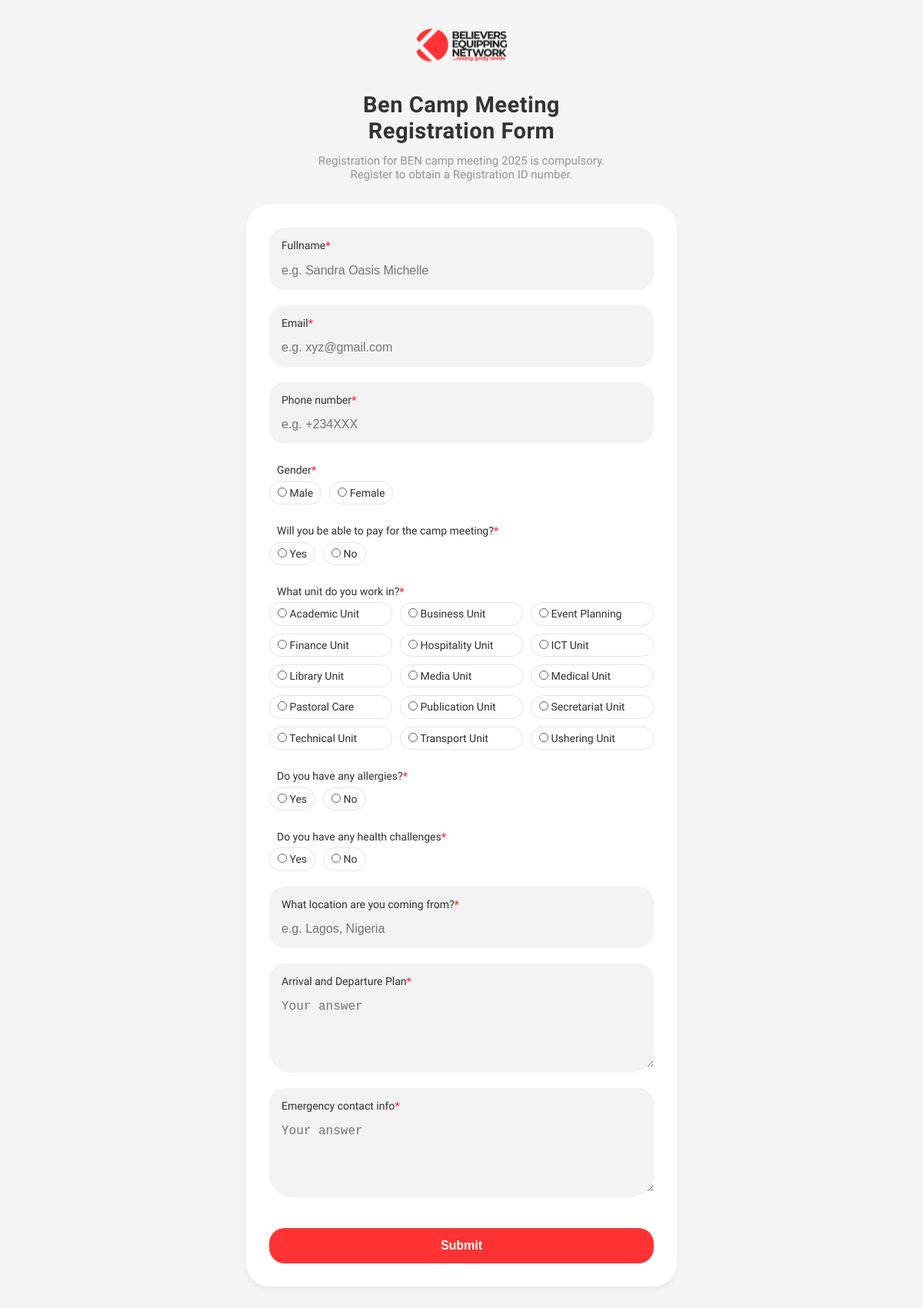
The page / on the database its author committed.
### camp_form/models.py (models this page shows, shortened)
class ServiceUnit(models.Model):
    name = models.CharField(max_length=100, unique=True, verbose_name="Unit Name")
    description = models.TextField(blank=True, verbose_name="Description")
    is_active = models.BooleanField(default=True, verbose_name="Active")
    created_at = models.DateTimeField(auto_now_add=True)
    class Meta:
        verbose_name = "Service Unit"
        verbose_name_plural = "Service Units"
        ordering = ["name"]

### camp_form/views.py (the view, shortened to what this page needs)
# urls.py: path("", views.registration_form, name="registration_form"),
def registration_form(request):
    service_units = ServiceUnit.objects.filter(is_active=True).order_by("name")
    context = {"service_units": service_units}
    return render(request, "camp_form.html", context)

### templates/camp_form.html (shortened to what this page needs)
{% load static %}
<!DOCTYPE html>
<html lang="en">
<head>
    <link rel="stylesheet" href="{% static 'camp.css' %}">
</head>
<body>
    <div class="container">
        <div class="header">
            <div class="logo">
                <div >
                    <img src="{% static 'logo.svg' %}" alt="BEN Logo">
                </div>
                <span class="logo-text">Ben Camp Meeting Registration Form</span>
                <span class="logo-subtitle">Registration for BEN camp meeting 2025 is compulsory. Register to obtain a Registration ID number.</span>
            </div>
        </div>
        <div class="form-card">
            <form method="post" class="registration-form">
                <div class="form-group">
                    <label for="fullname">Fullname*</label>
                    <input type="text" id="fullname" name="fullname" placeholder="e.g. Sandra Oasis Michelle" required>
                </div>
                <div class="form-group">
                    <label for="email">Email*</label>
                    <input type="email" id="email" name="email" placeholder="e.g. xyz@gmail.com" required>
                </div>
                <div class="form-group">
                    <label for="phone">Phone number*</label>
                    <input type="tel" id="phone" name="phone" placeholder="e.g. +234XXX" required>
                </div>
                <div class="form-group">
                    <label>Gender*</label>
                    <div class="radio-group">
                        <label class="radio-item">
                            <input type="radio" name="gender" value="male" required>
                            Male
                        </label>
                        <label class="radio-item">
                            <input type="radio" name="gender" value="female" required>
                            Female
                        </label>
                    </div>
                </div>
                <div class="form-group">
                    <label>Will you be able to pay for the camp meeting?*</label>
                    <div class="radio-group">
                        <label class="radio-item">
                            <input type="radio" name="can_pay" value="yes" required>
                            Yes
                        </label>
                        <label class="radio-item">
                            <input type="radio" name="can_pay" value="no" required>
                            No
                        </label>
                    </div>
                </div>
                <div class="form-group">
                    <label>What unit do you work in?*</label>
                    <div class="checkbox-grid">
                        {% for unit in service_units %}
                            <label class="checkbox-item">
                                <input type="checkbox" name="work_unit" value="{{ unit.name }}" id="unit_{{ unit.id }}">
                                {{ unit.name }}
                            </label>
                        {% empty %}
                            <p>No service units available. Please contact administrator.</p>
                        {% endfor %}
                    </div>
                </div>
                <div class="form-group">
                    <label>Do you have any allergies?*</label>
                    <div class="radio-group">
                        <label class="radio-item">
                            <input type="radio" name="allergies" value="yes" id="allergies_yes" required>
                            Yes
                        </label>
                        <label class="radio-item">
                            <input type="radio" name="allergies" value="no" id="allergies_no" required>
                            No
                        </label>
                    </div>
                </div>
                <div class="form-group">
                    <label>Do you have any health challenges*</label>
                    <div class="radio-group">
                        <label class="radio-item">
                            <input type="radio" name="health_challenges" value="yes" id="health_yes" required>
                            Yes
                        </label>
                        <label class="radio-item">
                            <input type="radio" name="health_challenges" value="no" id="health_no" required>
                            No
                        </label>
                    </div>
                </div>
                <div class="form-group">
                    <label for="location">What location are you coming from?*</label>
                    <input type="text" id="location" name="location" placeholder="e.g. Lagos, Nigeria" required>
                </div>
                <div class="form-group">
                    <label for="arrival_departure">Arrival and Departure Plan*</label>
                    <textarea id="arrival_departure" name="arrival_departure" placeholder="Your answer" required></textarea>
                </div>
                <div class="form-group">
                    <label for="emergency_contact">Emergency contact info*</label>
                    <textarea id="emergency_contact" name="emergency_contact" placeholder="Your answer" required></textarea>
                </div>
                <button type="submit" class="submit-btn">Submit</button>
            </form>
        </div>
    </div>
</body>
</html>
</html>

### static/camp.css (style rules this page uses)
* { margin: 0; padding: 0; box-sizing: border-box; }
body { font-family: 'Geist', -apple-system, BlinkMacSystemFont, 'Segoe UI', Roboto, Oxygen, Ubuntu, Cantarell, sans-serif; background-color: #f5f5f5; line-height: 1.6; color: #333; }
.container { max-width: 600px; margin: 0 auto; padding: 20px; }
.header { text-align: center; margin-bottom: 30px; }
.logo { display: flex; flex-direction: column; align-items: center; justify-content: center; gap: 12px; margin-bottom: 20px; }
.logo-text { font-weight: 600; color: #333; font-size: 29px; line-height: 120%; letter-spacing: 0.5px; text-align: center; max-width: 388px; }
.logo-subtitle { color: #959595; font-size: 15px; line-height: 120%; text-align: center; font-weight: 500; max-width: 423px; }
.form-card { background: white; border-radius: 30px; box-shadow: 0 4px 6px rgba(0, 0, 0, 0.05); padding: 30px; margin-bottom: 20px; }
.form-group { margin-bottom: 20px; background-color: #F3F3F3; border-radius: 30px; transition: all 0.3s ease; }
.form-group:has(.radio-group), .form-group:has(.checkbox-grid) { background-color: white; }
.form-group label { display: block; font-weight: 500; color: #303030; font-size: 14px; padding: 12px 16px 0; background-color: #F3F3F3; border-radius: 20px 20px 0 0; }
.form-group:has(.radio-group) label, .form-group:has(.checkbox-grid) label { background-color: white; border-radius: 20px 20px 20px 20px; padding: 3px 10px; }
.form-group input[type="text"], .form-group input[type="email"], .form-group input[type="tel"], .form-group textarea { width: 100%; padding: 12px 16px 16px; border: none; border-radius: 0 0 20px 20px; font-size: 16px; background-color: #F3F3F3; margin-top: 0; }
.form-group textarea { min-height: 100px; resize: vertical; }
.radio-group { display: flex; align-items: center; gap: 10px; flex-wrap: wrap; background-color: transparent; }
.radio-item { display: flex; align-items: center; gap: 8px; cursor: pointer; font-weight: 500; font-size: 14px; color: #272727; border: 1px solid #E4E4E4; transition: border-color 0.2s ease; }
.radio-item input[type="radio"] { appearance: none; width: 12px; height: 12px; border: 1px solid #636363; border-radius: 50%; position: relative; margin: 0; }
.checkbox-grid { display: grid; grid-template-columns: repeat(auto-fit, minmax(150px, 1fr)); gap: 10px; background-color: white; border-radius: 0 0 20px 20px; }
.checkbox-item { display: flex; align-items: center; gap: 8px; cursor: pointer; font-weight: 500; font-size: 14px; color: #272727; border: 1px solid #E4E4E4; border-radius: 6px; background-color: white; transition: background-color 0.2s ease; }
.checkbox-item input[type="checkbox"] { appearance: none; width: 12px; height: 12px; border: 1px solid #636363; border-radius: 50%; position: relative; margin: 0; background-color: white; }
.submit-btn { width: 100%; background-color: #FF3333; color: white; border: none; padding: 14px 0px; border-radius: 20px; font-size: 16px; font-weight: 700; cursor: pointer; transition: transform 0.2s ease, box-shadow 0.2s ease; margin-top: 20px; }

### rows shown on the page
ServiceUnit: name "Academic Unit"
ServiceUnit: name "Business Unit"
ServiceUnit: name "Event Planning"
ServiceUnit: name "Finance Unit"
ServiceUnit: name "Hospitality Unit"
ServiceUnit: name "ICT Unit"
ServiceUnit: name "Library Unit"
ServiceUnit: name "Media Unit"
ServiceUnit: name "Medical Unit"
ServiceUnit: name "Pastoral Care"
ServiceUnit: name "Publication Unit"
ServiceUnit: name "Secretariat Unit"
ServiceUnit: name "Technical Unit"
ServiceUnit: name "Transport Unit"
ServiceUnit: name "Ushering Unit"
